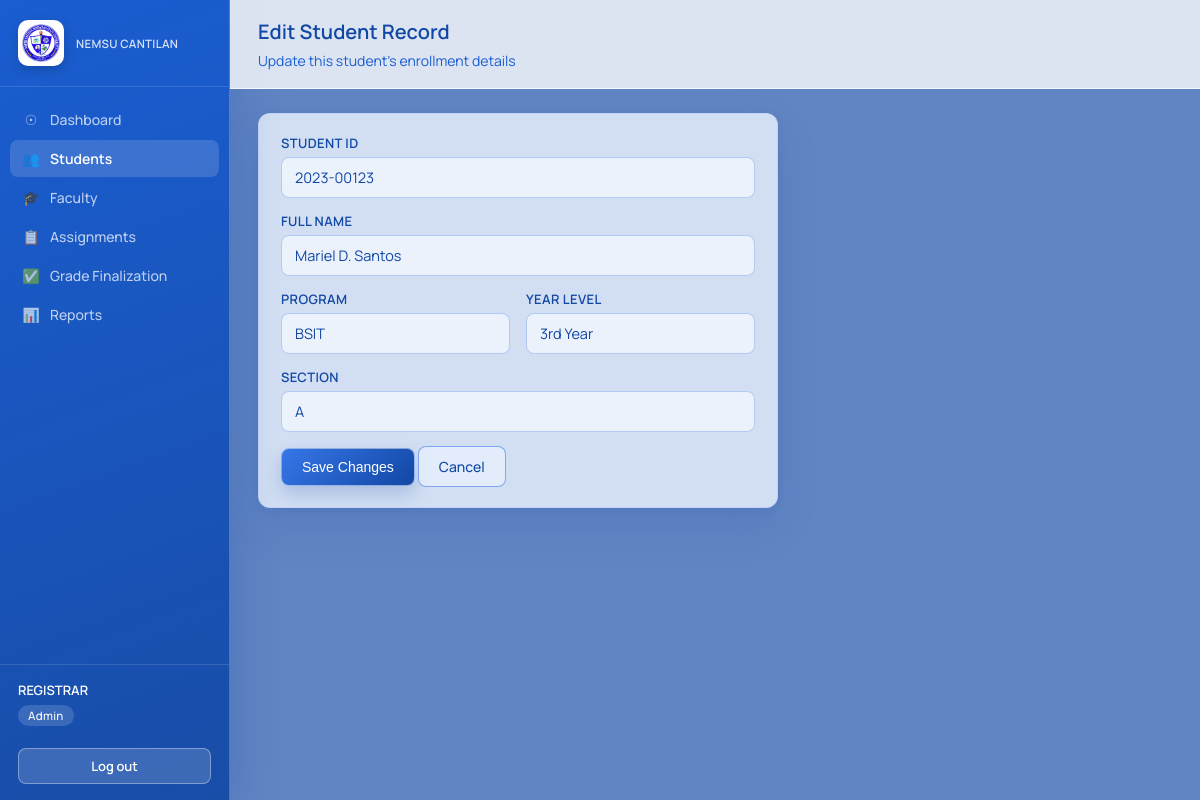
Page /admin/students/2023-00123/edit (signed in) on the committed database.
### tables this page shows
CREATE TABLE students (
    user_id INTEGER PRIMARY KEY REFERENCES users(id) ON DELETE CASCADE,
    student_id TEXT UNIQUE NOT NULL,
    full_name TEXT NOT NULL,
    program TEXT NOT NULL,
    year_level TEXT NOT NULL,
    section TEXT NOT NULL
, profile_image TEXT);

### routes/admin.py (the view, shortened to what this page needs)
@bp.route("/students/<student_id>/edit", methods=["GET", "POST"])
@role_required("admin")
def edit_student(student_id):
    conn = get_db()
    record = conn.execute(
        "SELECT * FROM students WHERE student_id = ?", (student_id,)
    ).fetchone()
    if not record:
        conn.close()
        abort(404)
    conn.close()
    return render_template("admin/student_form.html", mode="edit", record=record)

### app.py (called while the page is built)
def create_app():
    app = Flask(__name__)
    app.secret_key = "ogvs-dev-secret-key-change-me"  # TODO: move to env var in production
    app.register_blueprint(auth_bp)
    app.register_blueprint(student_bp)
    app.register_blueprint(faculty_bp)
    app.register_blueprint(admin_bp)
    @app.context_processor
    def inject_globals():
        from flask import session
        return {"current_role": session.get("role"), "current_username": session.get("username")}
    @app.errorhandler(403)
    def forbidden(e):
        return "403 — You don't have access to this page.", 403
    @app.errorhandler(404)
    def not_found(e):
        return "404 — Page not found.", 404
    return app

### database.py (called while the page is built)
def get_db():
    DB_PATH.parent.mkdir(exist_ok=True)
    conn = sqlite3.connect(DB_PATH)
    conn.row_factory = sqlite3.Row
    conn.execute("PRAGMA foreign_keys = ON")
    return conn

### templates/admin/student_form.html (shortened to what this page needs)
{% extends "base.html" %}
{% block page_title %}{{ 'Add Student Record' if mode == 'new' else 'Edit Student Record' }}{% endblock %}
{% block page_subtitle %}{% if mode == 'new' %}Pre-load an enrollment record so the student can self-register{% else %}Update this student's enrollment details{% endif %}{% endblock %}
{% block content %}
<div class="card" style="max-width:520px;">
  <form method="POST">
    <label for="student_id">Student ID</label>
    <input type="text" id="student_id" name="student_id" placeholder="e.g. 2023-00789"
      value="{{ record.student_id if record else '' }}" {% if mode == 'edit' %}readonly{% endif %} required>
    <label for="full_name">Full Name</label>
    <input type="text" id="full_name" name="full_name" value="{{ record.full_name if record else '' }}" required>
    <div class="form-row">
      <div>
        <label for="program">Program</label>
        <input type="text" id="program" name="program" value="{{ record.program if record else 'BSIT' }}" required>
      </div>
      <div>
        <label for="year_level">Year Level</label>
        <input type="text" id="year_level" name="year_level" value="{{ record.year_level if record else '3rd Year' }}" required>
      </div>
    </div>
    <label for="section">Section</label>
    <input type="text" id="section" name="section" value="{{ record.section if record else 'A' }}" required>
    <button class="btn btn-primary" type="submit">{{ 'Add Record' if mode == 'new' else 'Save Changes' }}</button>
    <a class="btn btn-outline" href="{{ url_for('admin.students') }}">Cancel</a>
  </form>
</div>
{% endblock %}

### static/css/style.css (style rules this page uses)
:root { --nemsu-navy: #1248a5; --nemsu-navy-dark: #1248a5; --nemsu-blue: #185cd2; --nemsu-blue-light: #ecf3fe; --nemsu-sky: #6597ec; --nemsu-gold: #94b5f5; --nemsu-gold-dark: #185cd2; --text-dark: #1248a5; --text-muted: #185cd2; --border: rgba(192,211,248,0.8); --bg: #ecf3fe; --white: #FFFFFF; --success: #1b5e20; --success-bg: #e8f5e9; --danger: #b71c1c; --danger-bg: #fdecea; --warning: #e65100; --warning-bg: #fff8e1; --info: #1248a5; --info-bg: #c0d3f8; --radius: 12px; --glass: rgba(236,243,254,0.82); --glass-strong: rgba(255,255,255,0.94); --shadow: 0 18px 42px rgba(18,72,165,0.14), 0 2px 8px rgba(18,72,165,0.08); }
* { box-sizing: border-box; }
body { margin: 0; font-family: 'Manrope', 'Segoe UI', Roboto, Arial, sans-serif; background: linear-gradient(rgba(18, 72, 165, 0.72), rgba(18, 72, 165, 0.72)), url('../img/1.jpg') center / cover fixed no-repeat; background-attachment: fixed; color: var(--text-dark); font-size: 15px; overflow-x: hidden; }
a { color: var(--nemsu-navy); text-decoration: none; }
.card { background: var(--glass); border: 1px solid var(--border); border-radius: var(--radius); box-shadow: var(--shadow); padding: 20px 22px; margin-bottom: 20px; }
label { display: block; font-size: 13px; font-weight: 600; color: var(--nemsu-navy); margin-bottom: 5px; text-transform: uppercase; letter-spacing: 0.03em; }
input[type=text], input[type=password], input[type=email], input[type=number], select, textarea { width: 100%; padding: 10px 13px; border: 1.5px solid rgba(101,151,236,0.42); border-radius: 8px; font-size: 14.5px; margin-bottom: 14px; background: rgba(255,255,255,0.58); color: var(--text-dark); font-family: inherit; transition: border-color 0.2s; }
.form-row { display: grid; grid-template-columns: 1fr 1fr; gap: 0 16px; }
.btn { display: inline-block; padding: 10px 20px; border-radius: 8px; border: none; font-size: 14px; font-weight: 500; cursor: pointer; text-decoration: none; text-align: center; transition: all 0.2s; border: 1px solid rgba(255,255,255,0.5); backdrop-filter: blur(12px); -webkit-backdrop-filter: blur(12px); }
.btn-primary { background: linear-gradient(135deg, #3676e7, #1248a5); color: #fff; box-shadow: 0 8px 18px rgba(18,72,165,0.22); }
.btn-outline { background: rgba(236,243,254,0.65); color: var(--nemsu-navy); border: 1.5px solid rgba(54,118,231,0.58); }

### rows in the picture
students: student_id "2023-00123", full_name "Mariel D. Santos", program "BSIT", year_level "3rd Year", section "A"

### other values in the picture
{{ 'REGISTRAR' if current_role == 'admin' else current_username|upper }} "REGISTRAR"
{{ current_role }} "Admin"
{{ 'Add Student Record' if mode == 'new' else 'Edit Student Record' }} "Edit Student Record"
{{ 'Add Record' if mode == 'new' else 'Save Changes' }} "Save Changes"
